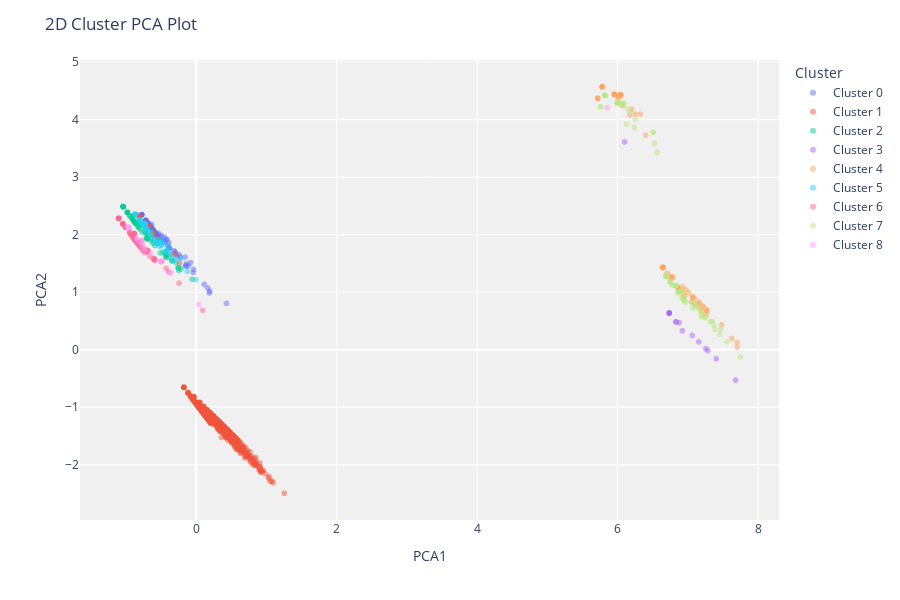

The code cell stored with this chart in its notebook:
### Code cell
plot_model(kmeans, 'cluster')

### Figure 1 — Plotly figure (JSON) as saved in the notebook; plotly's stock layout.template omitted (floating-point values rounded to 4 significant figures; data arrays with more than 128 entries replaced by an {"elided": "..."} marker saying what was removed)
{"data": [{"customdata": {"elided": "331x1 str values"}, "hovertemplate": "Cluster=Cluster 0<br>PCA1=%{x}<br>PCA2=%{y}<br>Feature=%{customdata[0]}<extra></extra>", "legendgroup": "Cluster 0", "marker": {"color": "#636efa", "opacity": 0.5, "symbol": "circle"}, "mode": "markers", "name": "Cluster 0", "showlegend": true, "textposition": "top center", "type": "scattergl", "x": {"elided": "331 float values"}, "xaxis": "x", "y": {"elided": "331 float values"}, "yaxis": "y"}, {"customdata": {"elided": "6075x1 str values"}, "hovertemplate": "Cluster=Cluster 1<br>PCA1=%{x}<br>PCA2=%{y}<br>Feature=%{customdata[0]}<extra></extra>", "legendgroup": "Cluster 1", "marker": {"color": "#EF553B", "opacity": 0.5, "symbol": "circle"}, "mode": "markers", "name": "Cluster 1", "showlegend": true, "textposition": "top center", "type": "scattergl", "x": {"elided": "6075 float values"}, "xaxis": "x", "y": {"elided": "6075 float values"}, "yaxis": "y"}, {"customdata": {"elided": "621x1 str values"}, "hovertemplate": "Cluster=Cluster 2<br>PCA1=%{x}<br>PCA2=%{y}<br>Feature=%{customdata[0]}<extra></extra>", "legendgroup": "Cluster 2", "marker": {"color": "#00cc96", "opacity": 0.5, "symbol": "circle"}, "mode": "markers", "name": "Cluster 2", "showlegend": true, "textposition": "top center", "type": "scattergl", "x": {"elided": "621 float values"}, "xaxis": "x", "y": {"elided": "621 float values"}, "yaxis": "y"}, {"customdata": [["81333337450"], ["85735725586"], ["82246899569"], ["8561175246"], ["85246922122"], ["82279094753"], ["85840661161"], ["85712261355"], ["82389413189"], ["81239980484"], ["87819618148"], ["87825224090"], ["81269640588"], ["85725354316"], ["83816209815"], ["85334104004"], ["87875811266"], ["87863070900"], ["85282610012"], ["81273864495"], ["82278407120"], ["85268326490"], ["85867891395"], ["85863753371"], ["82288885150"]], "hovertemplate": "Cluster=Cluster 3<br>PCA1=%{x}<br>PCA2=%{y}<br>Feature=%{customdata[0]}<extra></extra>", "legendgroup": "Cluster 3", "marker": {"color": "#ab63fa", "opacity": 0.5, "symbol": "circle"}, "mode": "markers", "name": "Cluster 3", "showlegend": true, "textposition": "top center", "type": "scattergl", "x": [7.284, 6.735, 6.099, 7.404, 7.679, 6.876, 6.735, 7.255, 6.735, 6.735, 6.735, 6.735, 6.735, 6.83, 7.062, 6.735, 6.735, 6.924, 6.735, 6.735, 6.735, 6.83, 6.735, 6.735, 7.157], "xaxis": "x", "y": [-0.01627, 0.6381, 3.612, -0.1583, -0.5282, 0.4706, 0.6381, 0.01831, 0.6381, 0.6381, 0.6381, 0.6381, 0.6381, 0.4842, 0.2492, 0.6381, 0.6381, 0.3302, 0.6381, 0.6381, 0.6381, 0.4842, 0.6381, 0.6381, 0.1356], "yaxis": "y"}, {"customdata": {"elided": "140x1 str values"}, "hovertemplate": "Cluster=Cluster 4<br>PCA1=%{x}<br>PCA2=%{y}<br>Feature=%{customdata[0]}<extra></extra>", "legendgroup": "Cluster 4", "marker": {"color": "#FFA15A", "opacity": 0.5, "symbol": "circle"}, "mode": "markers", "name": "Cluster 4", "showlegend": true, "textposition": "top center", "type": "scattergl", "x": {"elided": "140 float values"}, "xaxis": "x", "y": {"elided": "140 float values"}, "yaxis": "y"}, {"customdata": {"elided": "292x1 str values"}, "hovertemplate": "Cluster=Cluster 5<br>PCA1=%{x}<br>PCA2=%{y}<br>Feature=%{customdata[0]}<extra></extra>", "legendgroup": "Cluster 5", "marker": {"color": "#19d3f3", "opacity": 0.5, "symbol": "circle"}, "mode": "markers", "name": "Cluster 5", "showlegend": true, "textposition": "top center", "type": "scattergl", "x": {"elided": "292 float values"}, "xaxis": "x", "y": {"elided": "292 float values"}, "yaxis": "y"}, {"customdata": {"elided": "346x1 str values"}, "hovertemplate": "Cluster=Cluster 6<br>PCA1=%{x}<br>PCA2=%{y}<br>Feature=%{customdata[0]}<extra></extra>", "legendgroup": "Cluster 6", "marker": {"color": "#FF6692", "opacity": 0.5, "symbol": "circle"}, "mode": "markers", "name": "Cluster 6", "showlegend": true, "textposition": "top center", "type": "scattergl", "x": {"elided": "346 float values"}, "xaxis": "x", "y": {"elided": "346 float values"}, "yaxis": "y"}, {"customdata": {"elided": "156x1 str values"}, "hovertemplate": "Cluster=Cluster 7<br>PCA1=%{x}<br>PCA2=%{y}<br>Feature=%{customdata[0]}<extra></extra>", "legendgroup": "Cluster 7", "marker": {"color": "#B6E880", "opacity": 0.5, "symbol": "circle"}, "mode": "markers", "name": "Cluster 7", "showlegend": true, "textposition": "top center", "type": "scattergl", "x": {"elided": "156 float values"}, "xaxis": "x", "y": {"elided": "156 float values"}, "yaxis": "y"}, {"customdata": [["8973498255"], ["82237638242"], ["81252567707"], ["85647588063"], ["85204876223"], ["82187350963"], ["81278264047"], ["82302011444"], ["85248070324"], ["81376222572"], ["8994500784"], ["85812334700"], ["87882480682"], ["85261271125"], ["82177846122"], ["81233071848"], ["82223456116"], ["85646633032"], ["81252297293"], ["82117331925"], ["82335769386"], ["81271612161"], ["89515792164"], ["87857603354"], ["83195555199"], ["88222280393"], ["82175403328"], ["82340957692"], ["85340333101"], ["81232757737"], ["82142224962"], ["89693807735"], ["85268051606"], ["83867275721"], ["81362336123"], ["81351498603"], ["82226666471"], ["82220323168"], ["81290864016"], ["85693394238"], ["81902867109"], ["81271472064"], ["85297597796"], ["82252762691"], ["85251665200"], ["82244709094"]], "hovertemplate": "Cluster=Cluster 8<br>PCA1=%{x}<br>PCA2=%{y}<br>Feature=%{customdata[0]}<extra></extra>", "legendgroup": "Cluster 8", "marker": {"color": "#FF97FF", "opacity": 0.5, "symbol": "circle"}, "mode": "markers", "name": "Cluster 8", "showlegend": true, "textposition": "top center", "type": "scattergl", "x": [-0.968, -0.968, -0.968, -0.762, -0.968, -0.968, -0.968, -0.968, -0.968, -0.7679, -0.968, -0.8141, -0.968, -0.8489, -0.968, -0.968, -0.8489, -0.4816, -0.968, -0.968, -0.968, -0.968, -0.968, 0.03672, -0.6488, -0.968, -0.968, -0.968, -0.968, -0.968, -0.968, -0.3755, -0.968, -0.968, -0.7299, -0.968, -0.968, -0.5102, -0.968, -0.968, -0.968, -0.968, -0.968, -0.968, -0.3627, 5.853], "xaxis": "x", "y": [2.125, 2.125, 2.125, 1.789, 2.125, 2.125, 2.125, 2.125, 2.125, 1.861, 2.125, 1.874, 2.125, 1.931, 2.125, 2.125, 1.931, 1.546, 2.125, 2.125, 2.125, 2.125, 2.125, 0.7835, 1.666, 2.125, 2.125, 2.125, 2.125, 2.125, 2.125, 1.332, 2.125, 2.125, 1.737, 2.125, 2.125, 1.538, 2.125, 2.125, 2.125, 2.125, 2.125, 2.125, 1.343, 4.21], "yaxis": "y"}], "layout": {"height": 600, "legend": {"title": {"text": "Cluster"}, "tracegroupgap": 0}, "margin": {"t": 60}, "plot_bgcolor": "rgb(240,240,240)", "title": {"text": "2D Cluster PCA Plot"}, "xaxis": {"anchor": "y", "domain": [0, 1], "title": {"text": "PCA1"}}, "yaxis": {"anchor": "x", "domain": [0, 1], "title": {"text": "PCA2"}}}}
